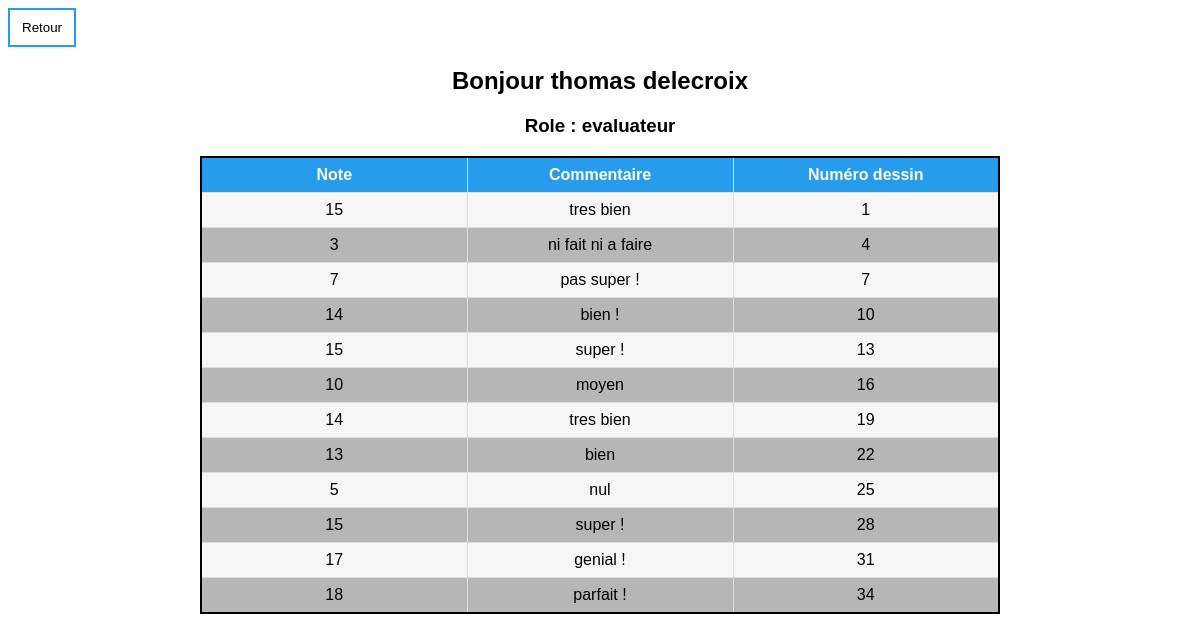
The page /evaluateur.php (signed in) on the database its author committed.
### tables this page shows
CREATE TABLE Utilisateur (
    numUtilisateur  Integer NOT NULL UNIQUE AUTO_INCREMENT,
    nom             Varchar (40) NOT NULL,
    prenom          Varchar (40) NOT NULL,
    role            Varchar (40) NOT NULL,
    adresse         Varchar (100) NOT NULL,
    identifiant     Varchar (100) NOT NULL UNIQUE,
    motDePasse      Varchar (100) NOT NULL,
    age             Integer,
    PRIMARY KEY (numUtilisateur)
);

### requetes.php (called while the page is built, shortened)
<?php
     function getUtilisateurById($id) {
        $utilisateur = null;
        try{
            $h="mysql:host=".DB_HOST.";dbname=".DB_NAME;
            $link = new PDO($h, DB_USER, DB_PASS);
            $link->setAttribute(PDO::ATTR_ERRMODE, PDO::ERRMODE_EXCEPTION);
            $sql="SELECT * FROM utilisateur WHERE numUtilisateur =" .$id;
            $sth = $link->prepare($sql);
            $sth->execute();
            $utilisateur = $sth->fetch(PDO::FETCH_ASSOC);
        }
        catch(PDOException $e){
            echo "Erreur : " . $e->getMessage();
        }
        return $utilisateur;
     }
     function getEvaluationByEvaluateur(){
        $evaluation = null;
         try{
             $h="mysql:host=".DB_HOST.";dbname=".DB_NAME;
             $link = new PDO($h, DB_USER, DB_PASS);
             $link->setAttribute(PDO::ATTR_ERRMODE, PDO::ERRMODE_EXCEPTION);
             $sql="SELECT evalue.commentaire, evalue.note, dessin.numDessin FROM utilisateur INNER JOIN evaluateur ON utilisateur.numUtilisateur = evaluateur.numEvaluateur INNER JOIN evalue ON evaluateur.numEvaluateur = evalue.numEvaluateur INNER JOIN dessin ON evalue.numDessin = dessin.numDessin WHERE evaluateur.numEvaluateur = ".$_SESSION["id_utilisateur"];
             $sth = $link->prepare($sql);
             $sth->execute();
             $evaluation = $sth->fetchAll(PDO::FETCH_ASSOC);
         }
         catch(PDOException $e){
             echo "Erreur : " . $e->getMessage();
         }
         return $evaluation;
 }
?>

### evaluateur.php (the view, shortened to what this page needs)
<?php
    include_once("./requetes.php");
    $utilisateur = getUtilisateurById($_SESSION["id_utilisateur"]);
    $nom = $utilisateur["nom"];
    $prenom = $utilisateur["prenom"];
    $role = $utilisateur["role"];
?>
<html>
    <head>
        <link rel="stylesheet" href="./style.css" media="screen" type="text/css" />
    </head>
    <body>
    <input class="button" type="button" value="Retour" onClick="window.location.href='./accueil.php'">
        <div id="accueil">
            <h2>Bonjour <?= $nom?> <?= $prenom?></h2>
            <h3>Role : <?= $role?></h3>
            <?php
                include_once("./requetes.php");
                $eval = getEvaluationByEvaluateur();
                echo '<table><tr><th>Note</th><th>Commentaire</th><th>Numéro dessin</th></tr>';
                foreach ($eval as $note) {
                    if($note['note'] != NULL){
                        echo '<tr><td>'.$note["note"]. '</td><td>'. $note["commentaire"]. '</td><td>'. $note["numDessin"]. '</td></tr>';
                    }
                }
                echo '</table>';
            ?>
        </div>
    </body>
</html>

### style.css (style rules this page uses)
.button { background-color: white; color: black; border: 2px solid #279CEC; padding: 10px 12px; }
.button { transition-duration: 0.4s; }
body { background: white; font-family: Arial, Helvetica, sans-serif; }
#accueil { width:800px; margin:0 auto; text-align:center; }
table { table-layout: fixed; width: 100%; border-collapse: collapse; border: 2px solid black; text-align: center; background-color: #f6f6f6; }
table tr:nth-child(odd) { background-color: #b6b6b6; }
th { background-color: #279CEC; color: white; border: 1px solid #ddd; padding: 8px; }
td { border: 1px solid #ddd; padding: 8px; }

### rows shown on the page
utilisateur: nom "thomas", prenom "delecroix", role "evaluateur"

### other values the page prints
$note["note"] "15"
$note["commentaire"] "tres bien"
$note["numDessin"] "1"
$note["note"] "3"
$note["commentaire"] "ni fait ni a faire"
$note["numDessin"] "4"
$note["note"] "7"
$note["commentaire"] "pas super !"
$note["numDessin"] "7"
$note["note"] "14"
$note["commentaire"] "bien !"
$note["numDessin"] "10"
$note["commentaire"] "super !"
$note["numDessin"] "13"
$note["note"] "10"
